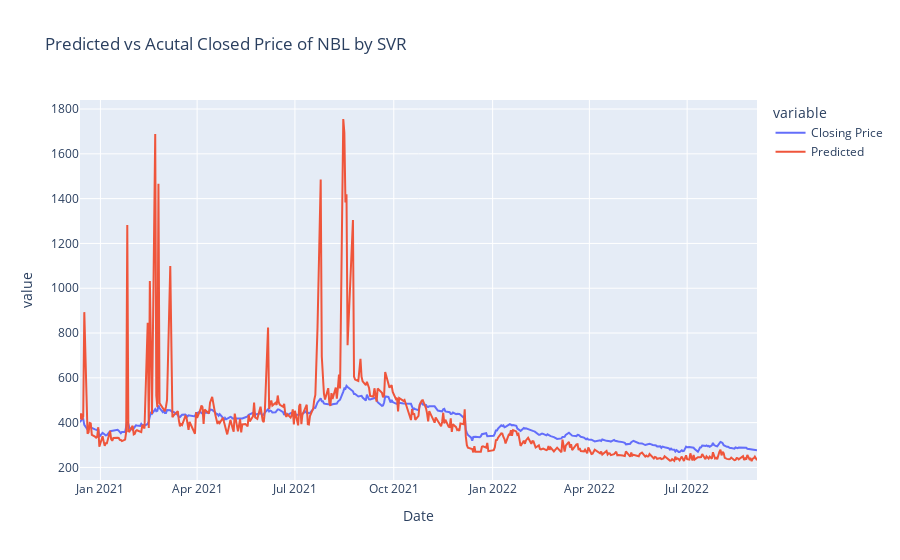

The cell this chart's notebook holds for it:
### Code cell
fig=px.line(final_data_svr[final_data_svr['Traded Companies']=='NBL'],x='Date',y=['Closing Price','Predicted'],title="Predicted vs Acutal Closed Price of NBL by SVR")
fig.show()

### Figure 1 — Plotly figure (JSON) as saved in the notebook; plotly's stock layout.template omitted (floating-point values rounded to 4 significant figures; data arrays with more than 128 entries replaced by an {"elided": "..."} marker saying what was removed)
{"data": [{"hovertemplate": "variable=Closing Price<br>Date=%{x}<br>value=%{y}<extra></extra>", "legendgroup": "Closing Price", "line": {"color": "#636efa", "dash": "solid"}, "marker": {"symbol": "circle"}, "mode": "lines", "name": "Closing Price", "orientation": "v", "showlegend": true, "type": "scatter", "x": {"elided": "425 str values"}, "xaxis": "x", "y": {"elided": "425 float values"}, "yaxis": "y"}, {"hovertemplate": "variable=Predicted<br>Date=%{x}<br>value=%{y}<extra></extra>", "legendgroup": "Predicted", "line": {"color": "#EF553B", "dash": "solid"}, "marker": {"symbol": "circle"}, "mode": "lines", "name": "Predicted", "orientation": "v", "showlegend": true, "type": "scatter", "x": {"elided": "425 str values"}, "xaxis": "x", "y": {"elided": "425 float values"}, "yaxis": "y"}], "layout": {"legend": {"title": {"text": "variable"}, "tracegroupgap": 0}, "title": {"text": "Predicted vs Acutal Closed Price of NBL by SVR"}, "xaxis": {"anchor": "y", "domain": [0, 1], "title": {"text": "Date"}}, "yaxis": {"anchor": "x", "domain": [0, 1], "title": {"text": "value"}}}}
